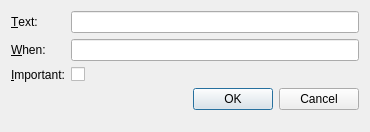
<?xml version="1.0" encoding="UTF-8"?>
<ui version="4.0">
 <class>CreateReminderDialog</class>
 <widget class="QDialog" name="CreateReminderDialog">
  <property name="geometry">
   <rect>
    <x>0</x>
    <y>0</y>
    <width>370</width>
    <height>132</height>
   </rect>
  </property>
  <property name="windowTitle">
   <string>Create Reminder</string>
  </property>
  <layout class="QFormLayout" name="formLayout">
   <item row="0" column="0">
    <widget class="QLabel" name="textLabel">
     <property name="text">
      <string>&amp;Text:</string>
     </property>
     <property name="buddy">
      <cstring>textLineEdit</cstring>
     </property>
    </widget>
   </item>
   <item row="0" column="1">
    <widget class="QLineEdit" name="textLineEdit">
     <property name="toolTip">
      <string>Enter a description of what to be reminded</string>
     </property>
     <property name="clearButtonEnabled">
      <bool>true</bool>
     </property>
    </widget>
   </item>
   <item row="1" column="0">
    <widget class="QLabel" name="whenLabel">
     <property name="text">
      <string>&amp;When:</string>
     </property>
     <property name="buddy">
      <cstring>whenLineEdit</cstring>
     </property>
    </widget>
   </item>
   <item row="1" column="1">
    <widget class="QLineEdit" name="whenLineEdit">
     <property name="toolTip">
      <string>Expression to describe when the reminder should be triggered</string>
     </property>
     <property name="clearButtonEnabled">
      <bool>true</bool>
     </property>
    </widget>
   </item>
   <item row="2" column="0">
    <widget class="QLabel" name="importantLabel">
     <property name="text">
      <string>&amp;Important:</string>
     </property>
     <property name="buddy">
      <cstring>importantCheckBox</cstring>
     </property>
    </widget>
   </item>
   <item row="2" column="1">
    <widget class="QCheckBox" name="importantCheckBox">
     <property name="toolTip">
      <string>Important reminders will show up with additional visual and audio signals to be seens easier</string>
     </property>
    </widget>
   </item>
   <item row="3" column="0">
    <spacer name="horizontalSpacer">
     <property name="orientation">
      <enum>Qt::Horizontal</enum>
     </property>
     <property name="sizeHint" stdset="0">
      <size>
       <width>40</width>
       <height>23</height>
      </size>
     </property>
    </spacer>
   </item>
   <item row="3" column="1">
    <widget class="QDialogButtonBox" name="buttonBox">
     <property name="orientation">
      <enum>Qt::Horizontal</enum>
     </property>
     <property name="standardButtons">
      <set>QDialogButtonBox::Cancel|QDialogButtonBox::Ok</set>
     </property>
    </widget>
   </item>
  </layout>
  <action name="actionExpression_Syntax">
   <property name="icon">
    <iconset theme="help-whatsthis" resource="remindmewidgets.qrc">
     <normaloff>:/icons/help.ico</normaloff>:/icons/help.ico</iconset>
   </property>
   <property name="text">
    <string>Expression &amp;Syntax</string>
   </property>
   <property name="toolTip">
    <string>Show the expression syntax</string>
   </property>
  </action>
 </widget>
 <tabstops>
  <tabstop>textLineEdit</tabstop>
  <tabstop>whenLineEdit</tabstop>
  <tabstop>importantCheckBox</tabstop>
 </tabstops>
 <resources>
  <include location="remindmewidgets.qrc"/>
 </resources>
 <connections>
  <connection>
   <sender>buttonBox</sender>
   <signal>accepted()</signal>
   <receiver>CreateReminderDialog</receiver>
   <slot>accept()</slot>
   <hints>
    <hint type="sourcelabel">
     <x>248</x>
     <y>254</y>
    </hint>
    <hint type="destinationlabel">
     <x>157</x>
     <y>274</y>
    </hint>
   </hints>
  </connection>
  <connection>
   <sender>buttonBox</sender>
   <signal>rejected()</signal>
   <receiver>CreateReminderDialog</receiver>
   <slot>reject()</slot>
   <hints>
    <hint type="sourcelabel">
     <x>316</x>
     <y>260</y>
    </hint>
    <hint type="destinationlabel">
     <x>286</x>
     <y>274</y>
    </hint>
   </hints>
  </connection>
 </connections>
</ui>
